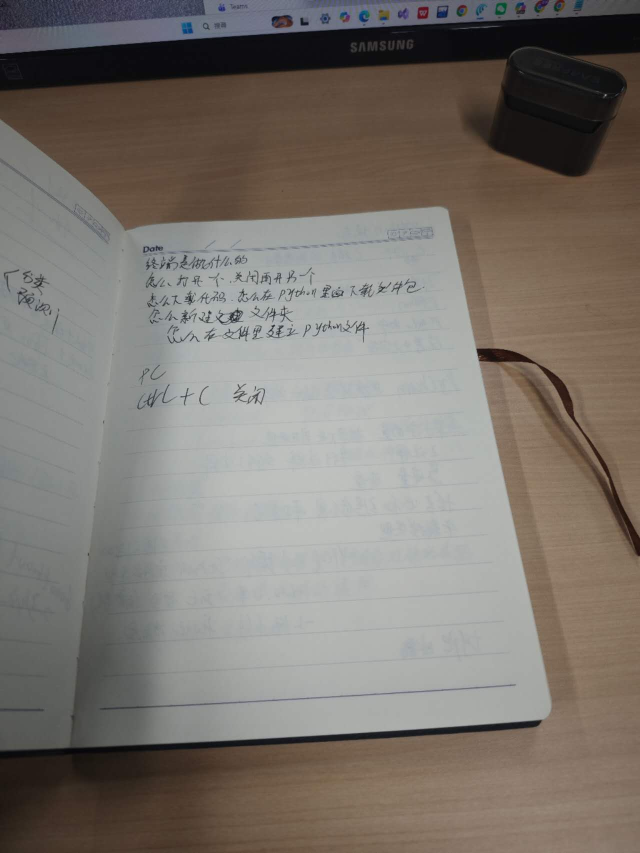
#> input picture document_correction/test_images/img01.jpg, 1280 x 1706 px (shown at 1/2 size)
$ python -i pipeline.py   (imports and definitions only)
#> lines starting #> are read from the running program, lines starting #| are printed output that depends on the picture; after the words box and inside, x2 and y2 are one past the last pixel; in counts of white or black regions, pixels touching at a corner belong together
### document_correction/utils/image_io.py
"""Image I/O utilities — cv2.imread, cv2.imwrite, matplotlib."""

import os
import cv2
import matplotlib.pyplot as plt


def load_image(path):
    """Load image from file path as BGR ndarray. Raises FileNotFoundError if missing.

    Uses: cv2.imread()
    """
    if not os.path.isfile(path):
        raise FileNotFoundError(f"Image file not found: {path}")
    img = cv2.imread(path, cv2.IMREAD_COLOR)
    if img is None:
        raise FileNotFoundError(f"Image file not found: {path}")
    return img


def save_image(img, path):
    """Save image to disk.

    Uses: cv2.imwrite()
    """
    os.makedirs(os.path.dirname(path) or ".", exist_ok=True)
    cv2.imwrite(path, img)


# [26 lines left out: functions save_step, show_comparison, not called in this run]

### document_correction/modules/preprocessing.py
"""Preprocessing module — Step 2-3: Grayscale conversion and Gaussian blur."""

import cv2


def to_grayscale(img):
    """Convert BGR image to grayscale using weighted sum.

    Formula: Gray = 0.299*R + 0.587*G + 0.114*B
    Uses: cv2.cvtColor(img, cv2.COLOR_BGR2GRAY)
    """
    return cv2.cvtColor(img, cv2.COLOR_BGR2GRAY)


def apply_gaussian_blur(gray, kernel_size=(5, 5), sigma=0):
    """Apply Gaussian filter to suppress high-frequency noise.

    Uses: cv2.GaussianBlur(gray, kernel_size, sigma)
    """
    return cv2.GaussianBlur(gray, kernel_size, sigma)

### document_correction/modules/detection.py
"""Document detection module — Step 4-6: Canny edge, contour, quad approximation."""

import cv2
import numpy as np


def detect_edges(blurred, low=75, high=200):
    """Extract edges from blurred grayscale image.

    Uses: cv2.Canny(blurred, low, high)
    """
    return cv2.Canny(blurred, low, high)


def dilate_edges(edges, kernel_size=(3, 3), iterations=2):
    """Dilate edge map to connect fragmented edge segments.

    Uses: cv2.dilate(edges, kernel, iterations=iterations)
    """
    kernel = cv2.getStructuringElement(cv2.MORPH_RECT, kernel_size)
    return cv2.dilate(edges, kernel, iterations=iterations)


def find_contours(edges):
    """Extract contours from edge map, sorted by area descending (top 10).

    Uses: cv2.findContours(edges, cv2.RETR_LIST, cv2.CHAIN_APPROX_SIMPLE)
    """
    contours, _ = cv2.findContours(edges, cv2.RETR_LIST, cv2.CHAIN_APPROX_SIMPLE)
    contours = sorted(contours, key=cv2.contourArea, reverse=True)
    return contours[:10]


def _approx_quad(contour):
    """Try to approximate a contour to a quadrilateral at various epsilon ratios.

    Returns (4,1,2) ndarray on success, None otherwise.
    """
    peri = cv2.arcLength(contour, True)
    for ratio in (0.02, 0.03, 0.05, 0.08, 0.10):
        epsilon = ratio * peri
        approx = cv2.approxPolyDP(contour, epsilon, True)
        if len(approx) == 4:
            return approx
    return None


def find_document_contour(contours, img_area=0):
    """Return the best quadrilateral document candidate.

    Strategy:
      1. Try direct polygon approximation of each contour.
      2. For larger contours, also try convex-hull → polygon approximation.
      3. Reject quads covering less than 2% of the image area.

    Uses: cv2.approxPolyDP(), cv2.convexHull(), cv2.contourArea()
    Returns np.ndarray of shape (4,1,2) on success, None otherwise.
    """
    min_area = img_area * 0.02 if img_area > 0 else 5000

    for contour in contours:
        area = cv2.contourArea(contour)
        if area < min_area:
            continue

        # Strategy 1: direct approximation
        quad = _approx_quad(contour)
        if quad is not None:
            return quad

        # Strategy 2: convex hull + approximation (for partial edges near frame)
        hull = cv2.convexHull(contour)
        quad = _approx_quad(hull)
        if quad is not None:
            return quad

    # Fallback: combine significant contours and try hull
    if len(contours) >= 2:
        combined = np.vstack(contours)
        hull = cv2.convexHull(combined)
        hull_area = cv2.contourArea(hull)
        if hull_area >= min_area:
            quad = _approx_quad(hull)
            if quad is not None:
                return quad

    return None


# [9 lines left out: function draw_contour, not called in this run]

### document_correction/modules/geometry.py
"""Geometry correction module — Step 7-8: Corner ordering and perspective transform."""

import cv2
import numpy as np


def _dist(p1, p2):
    """Euclidean distance between two points."""
    return np.sqrt((p2[0] - p1[0]) ** 2 + (p2[1] - p1[1]) ** 2)


def order_points(pts):
    """Order 4 corner points as [TL, TR, BR, BL].

    TL: min x+y,  BR: max x+y,  TR: max x-y,  BL: min x-y.
    Returns shape (4, 2) float32 ndarray.
    """
    pts = pts.reshape(4, 2)
    ordered = np.zeros((4, 2), dtype=np.float32)

    sums = pts.sum(axis=1)
    diffs = np.diff(pts, axis=1)

    ordered[0] = pts[np.argmin(sums)]   # TL
    ordered[2] = pts[np.argmax(sums)]   # BR
    ordered[1] = pts[np.argmax(diffs)]  # TR
    ordered[3] = pts[np.argmin(diffs)]  # BL

    return ordered


def calculate_output_size(ordered_pts):
    """Compute output width and height from ordered corner points.

    width  = max(dist(BL,BR), dist(TL,TR))
    height = max(dist(TR,BR), dist(TL,BL))
    """
    tl, tr, br, bl = ordered_pts
    width = int(max(_dist(bl, br), _dist(tl, tr)))
    height = int(max(_dist(tr, br), _dist(tl, bl)))
    return width, height


def apply_perspective_transform(img, ordered_pts):
    """Apply perspective correction to straighten the document.

    Uses: cv2.getPerspectiveTransform(src_pts, dst_pts)
          cv2.warpPerspective(img, M, (width, height))
    """
    width, height = calculate_output_size(ordered_pts)
    dst_pts = np.array([
        [0, 0],
        [width - 1, 0],
        [width - 1, height - 1],
        [0, height - 1],
    ], dtype=np.float32)

    M = cv2.getPerspectiveTransform(ordered_pts, dst_pts)
    warped = cv2.warpPerspective(img, M, (width, height))
    return warped

### document_correction/modules/enhancement.py
"""Image enhancement module — Step 9-10: CLAHE, adaptive threshold, morphology."""

import cv2
import numpy as np


def apply_clahe(img_gray, clip_limit=2.0, tile_size=(8, 8)):
    """Enhance local contrast using CLAHE.

    Uses: cv2.createCLAHE(clipLimit=clip_limit, tileGridSize=tile_size)
    """
    clahe = cv2.createCLAHE(clipLimit=clip_limit, tileGridSize=tile_size)
    return clahe.apply(img_gray)


def apply_adaptive_threshold(img_gray, block_size=11, C=2):
    """Binarize image with adaptive thresholding to handle uneven illumination.

    Uses: cv2.adaptiveThreshold(img, 255, cv2.ADAPTIVE_THRESH_GAUSSIAN_C,
                                cv2.THRESH_BINARY, block_size, C)
    """
    return cv2.adaptiveThreshold(
        img_gray, 255,
        cv2.ADAPTIVE_THRESH_GAUSSIAN_C,
        cv2.THRESH_BINARY,
        block_size, C,
    )


def apply_morphology(img_binary, kernel_size=(3, 3)):
    """Clean binary image with morphological closing.

    Uses: cv2.getStructuringElement(cv2.MORPH_RECT, kernel_size)
          cv2.morphologyEx(img, cv2.MORPH_CLOSE, kernel)
    """
    kernel = cv2.getStructuringElement(cv2.MORPH_RECT, kernel_size)
    return cv2.morphologyEx(img_binary, cv2.MORPH_CLOSE, kernel)


def enhance(warped):
    """Run full enhancement pipeline on the perspective-corrected image.

    Steps: grayscale → CLAHE → adaptive threshold → morphological close.
    Returns BGR image (converted from binary for consistent I/O).
    """
    gray = cv2.cvtColor(warped, cv2.COLOR_BGR2GRAY)
    clahed = apply_clahe(gray)
    thresh = apply_adaptive_threshold(clahed)
    cleaned = apply_morphology(thresh)
    return cv2.cvtColor(cleaned, cv2.COLOR_GRAY2BGR)

### document_correction/pipeline.py
"""Full processing pipeline orchestrating all 11 steps."""

import os
import time

from utils.image_io import load_image, save_image, save_step
from modules.preprocessing import to_grayscale, apply_gaussian_blur
from modules.detection import detect_edges, dilate_edges, find_contours, find_document_contour, draw_contour
from modules.geometry import order_points, apply_perspective_transform
from modules.enhancement import enhance


def run_pipeline(input_path, output_dir, save_steps=False):
    """Run the full document correction pipeline on a single image.

    Args:
        input_path: Path to input image.
        output_dir: Directory for output images.
        save_steps: If True, save 7 intermediate step images.

    Returns:
        dict: {success: bool, output_path: str, processing_time: float}
    """
    start_time = time.time()
    basename = os.path.splitext(os.path.basename(input_path))[0]
    output_path = os.path.join(output_dir, f"{basename}_corrected.jpg")
    steps_dir = os.path.join(output_dir, f"{basename}_steps") if save_steps else None

    # Step 1: Load
    original = load_image(input_path)
#> in load_image, img is the input picture: shape (1706, 1280, 3); mean B, G, R 110.7, 117, 123.3
    if save_steps:
        save_step(original, steps_dir, 1, "original")

    # Step 2: Grayscale
    gray = to_grayscale(original)
    if save_steps:
        save_step(gray, steps_dir, 2, "grayscale")

    # Step 3: Gaussian blur
    blurred = apply_gaussian_blur(gray)
    if save_steps:
        save_step(blurred, steps_dir, 3, "blurred")

    # Step 4: Canny edge detection
    edges = detect_edges(blurred)
#> in detect_edges, `return cv2.Canny(blurred, low, high)`:
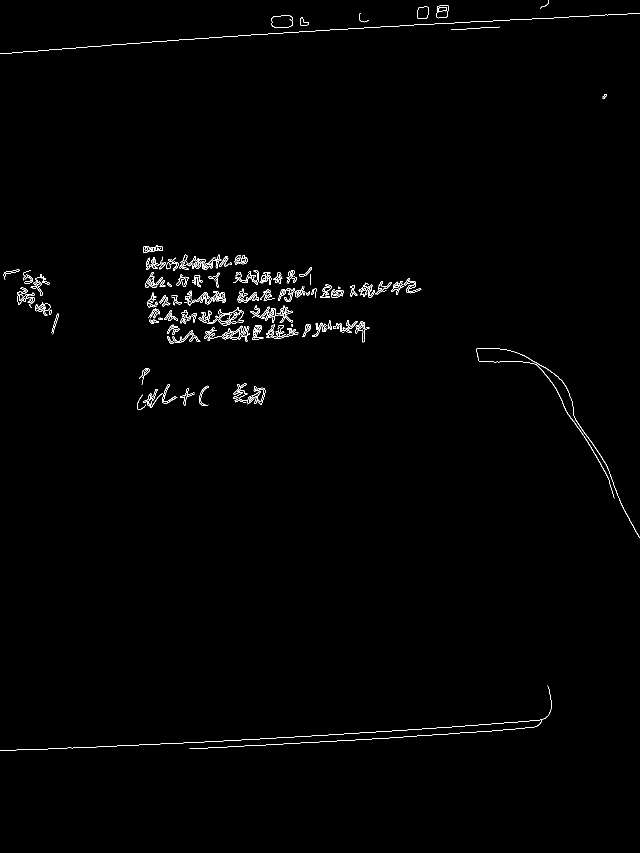
#> returned value: shape (1706, 1280) (shown at 1/2 size); 0.8% white in thin lines or dots, all inside (x1, y1, x2, y2) = (0, 0, 1280, 1502)
    if save_steps:
        save_step(edges, steps_dir, 4, "edges")

    # Step 4b: Dilate edges to connect fragmented segments
    dilated = dilate_edges(edges)
#> in dilate_edges, `return cv2.dilate(edges, kernel, iterations=iterations)`:
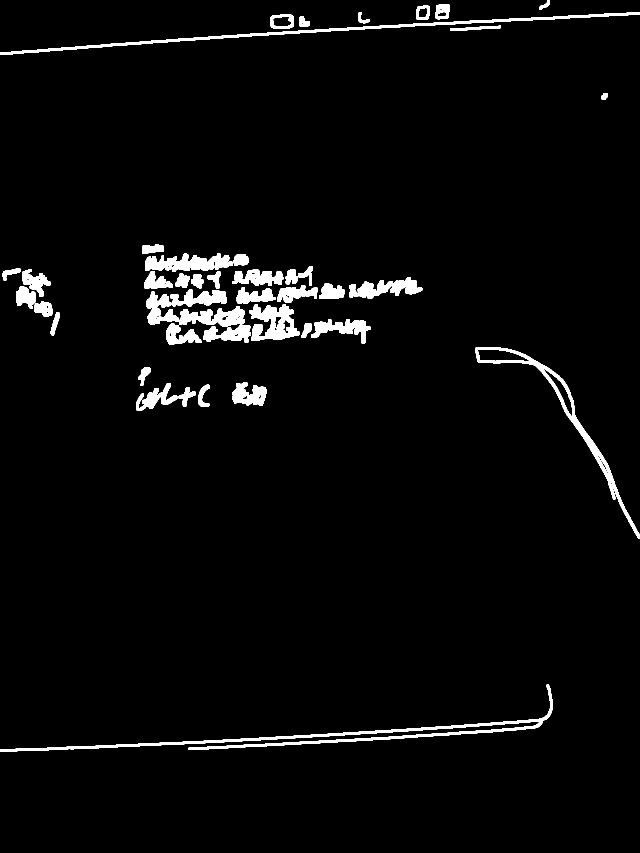
#> returned value: shape (1706, 1280) (shown at 1/2 size); 3.4% white; 44 white regions

    # Step 5-6: Contour detection + quadrilateral approximation
    contours = find_contours(dilated)
#> in find_contours, `contours, _ = cv2.findContours(edges, cv2.RETR_LIST, cv2.CHAIN_APPROX_..`: contours = 105 contours, 45 with area under 20; largest, box (x1, y1, x2, y2) and area: (951, 694, 1280, 1078) 8422, (0, 1369, 1105, 1504) 8038, (0, 25, 1280, 110) 5442, (292, 583, 490, 653) 5134, (499, 609, 599, 679) 3840
#> contours = 10 contours; largest, box (x1, y1, x2, y2) and area: (951, 694, 1280, 1078) 8422, (0, 1369, 1105, 1504) 8038, (0, 25, 1280, 110) 5442, (292, 583, 490, 653) 5134, (499, 609, 599, 679) 3840
    img_area = original.shape[0] * original.shape[1]
    doc_contour = find_document_contour(contours, img_area)
#> the loop in find_document_contour, `for contour in contours:` made 10 passes
#> area on passes 1 to 8: 8422, 8038.5, 5442, 5134.5, 3840.5, 3788, 2681.5, 2340
#> in find_document_contour, `combined = np.vstack(contours)`: combined = contour of 2718 points, box (x1, y1, x2, y2) (0, 25, 1280, 1504), area 428098
#> in find_document_contour, `hull = cv2.convexHull(combined)`: hull = contour of 35 points, box (x1, y1, x2, y2) (0, 25, 1280, 1504), area 1782687
#> in find_document_contour, `hull_area = cv2.contourArea(hull)`: hull_area = 1782687
#> in _approx_quad, `peri = cv2.arcLength(contour, True)`: peri = 5238.7
#> the loop in _approx_quad, `for ratio in (0.02, 0.03, 0.05, 0.08, 0.10):` made 2 passes
#> epsilon on pass 1: 104.8
#> in find_document_contour, `quad = _approx_quad(hull)`: quad = [[1078, 1453], [0, 1502], [0, 105], [1279, 25]]
#> doc_contour = [[1078, 1453], [0, 1502], [0, 105], [1279, 25]]

    if save_steps and contours:
        display_contour = doc_contour if doc_contour is not None else contours[0]
        contour_img = draw_contour(original, display_contour)
        save_step(contour_img, steps_dir, 5, "contours")

    if doc_contour is not None:
        # Step 7-8: Corner ordering + perspective transform
        ordered_pts = order_points(doc_contour)
#> in order_points, `sums = pts.sum(axis=1)`: sums = [2531, 1502, 105, 1304]
#> in order_points, `diffs = np.diff(pts, axis=1)`: diffs = [375, 1502, 105, -1254]
#> ordered_pts = [[0, 105], [0, 1502], [1078, 1453], [1279, 25]]
        warped = apply_perspective_transform(original, ordered_pts)
#> in calculate_output_size, `tl, tr, br, bl = ordered_pts`: tl = [0, 105]; tr = [0, 1502]; br = [1078, 1453]; bl = [1279, 25]
#> in calculate_output_size, `width = int(max(_dist(bl, br), _dist(tl, tr)))`: width = 1442
#> in calculate_output_size, `height = int(max(_dist(tr, br), _dist(tl, bl)))`: height = 1281
#> in apply_perspective_transform, `width, height = calculate_output_size(ordered_pts)`: width = 1442; height = 1281
#> in apply_perspective_transform, `dst_pts = np.array([ [0, 0], [width - 1, 0], [width - 1, height - 1], ..`: dst_pts = [[0, 0], [1441, 0], [1441, 1280], [0, 1280]]
#> in apply_perspective_transform, `M = cv2.getPerspectiveTransform(ordered_pts, dst_pts)`: M = [[0.0539, 0.861, -90.45], [1, 0, 0], [5.23e-06, -0.00011, 1]]
#> in apply_perspective_transform, `warped = cv2.warpPerspective(img, M, (width, height))`:
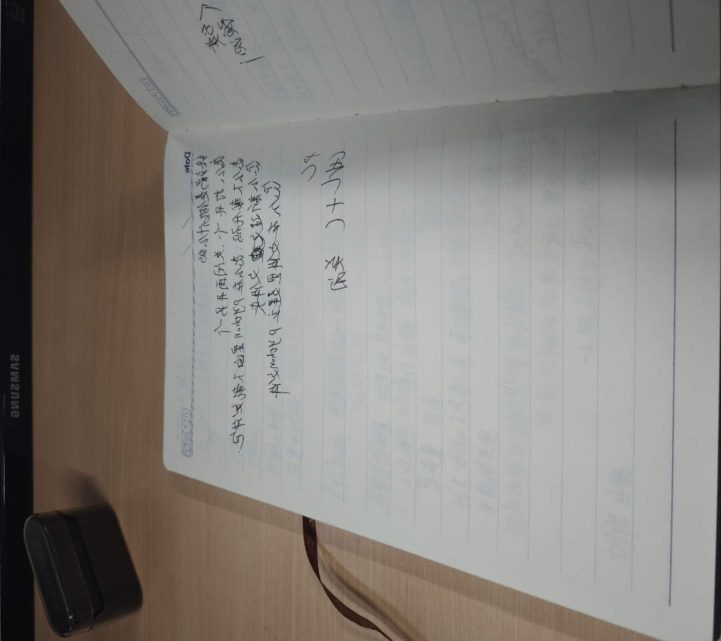
#> warped: shape (1281, 1442, 3) (shown at 1/2 size); mean B, G, R 124.8, 129.6, 132.6
        if save_steps:
            save_step(warped, steps_dir, 6, "perspective")

        # Step 9-10: Enhancement
        result = enhance(warped)
#> in enhance, `gray = cv2.cvtColor(warped, cv2.COLOR_BGR2GRAY)`:
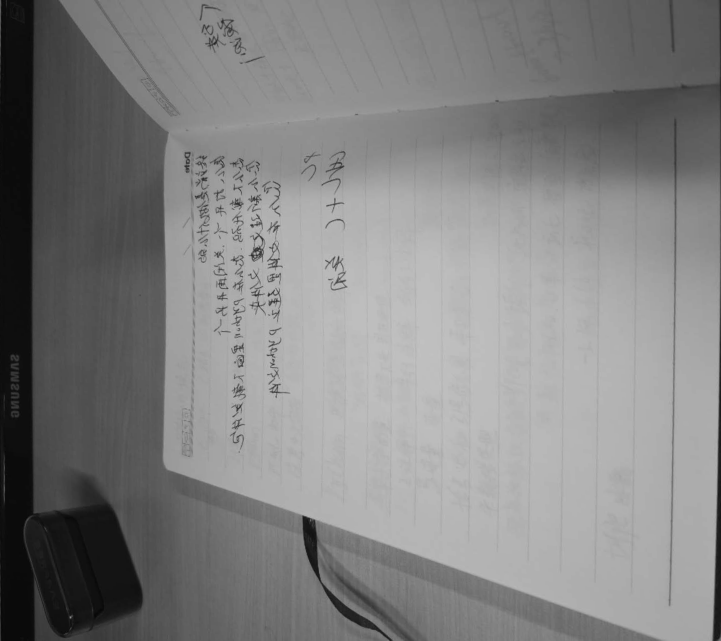
#> gray: shape (1281, 1442) (shown at 1/2 size); min 3, max 201, mean 129.9
#> in apply_clahe, `return clahe.apply(img_gray)`:
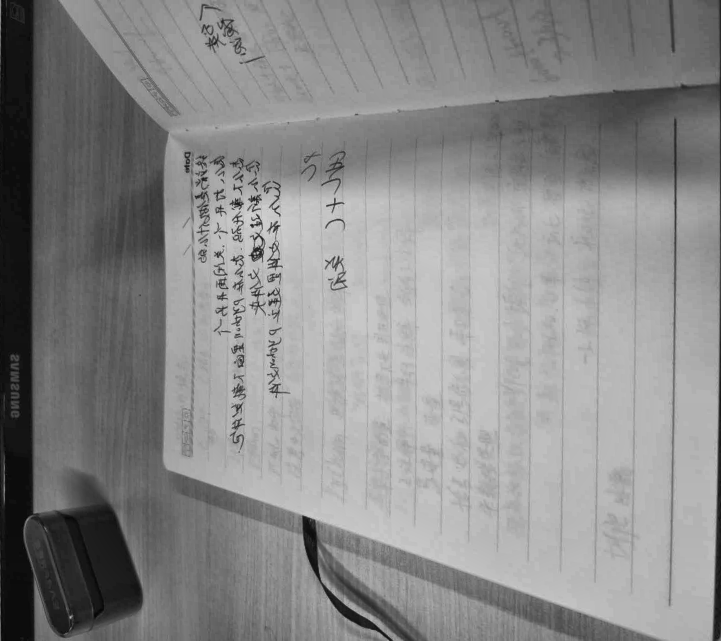
#> returned value: shape (1281, 1442) (shown at 1/2 size); min 2, max 224, mean 136.9
#> in apply_adaptive_threshold, `return cv2.adaptiveThreshold( img_gray, 255, cv2.ADAPTIVE_THRESH_GAUSS..`:
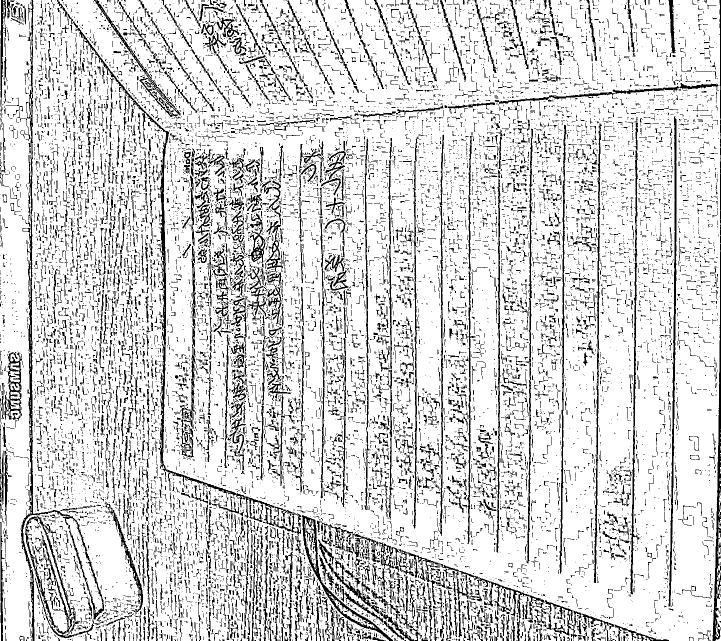
#> returned value: shape (1281, 1442) (shown at 1/2 size); 83.4% white; black in thin lines or dots
#> in apply_morphology, `return cv2.morphologyEx(img_binary, cv2.MORPH_CLOSE, kernel)`:
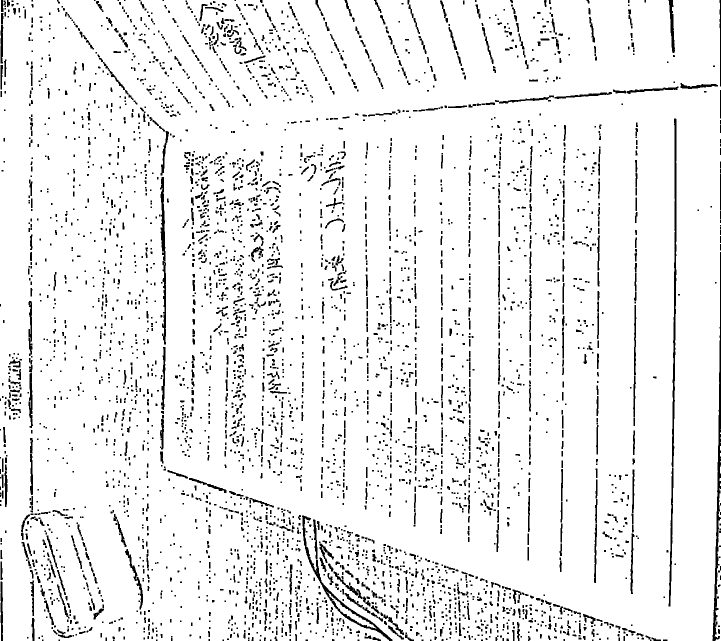
#> returned value: shape (1281, 1442) (shown at 1/2 size); 93.1% white; 4266 black regions (2535 under 20 px), largest, box (x1, y1, x2, y2) and area: (1425, 504, 1442, 1281) 3311, (1343, 237, 1353, 934) 2704, (604, 1031, 785, 1281) 2384
        if save_steps:
            save_step(result, steps_dir, 7, "enhanced")

        success = True
    else:
        # Detection failed — apply enhancement directly on original
        result = enhance(original)
        if save_steps:
            save_step(original, steps_dir, 6, "perspective")
            save_step(result, steps_dir, 7, "enhanced")

        success = False

    save_image(result, output_path)
    elapsed = time.time() - start_time

    return {
        "success": success,
        "output_path": output_path,
        "processing_time": elapsed,
    }

>>> result = run_pipeline('test_images/img01.jpg', 'out.png')
